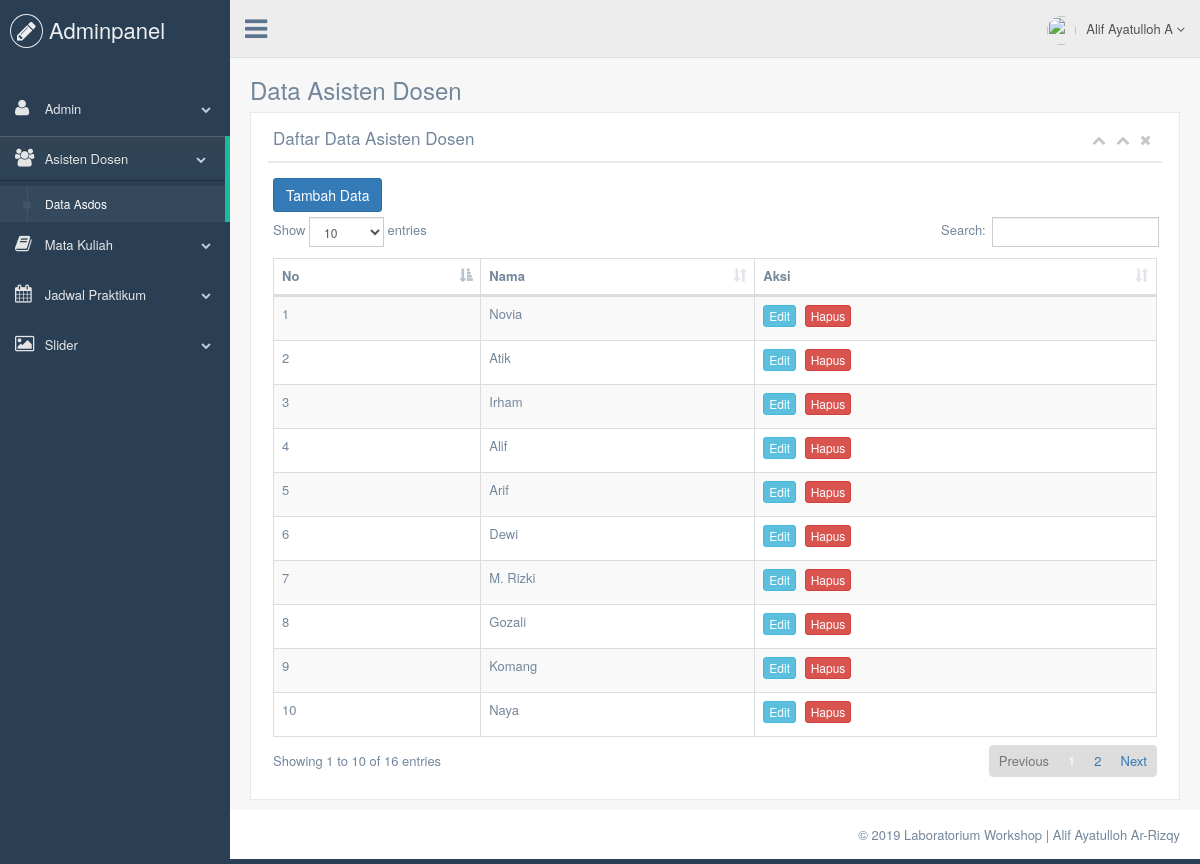
Page /adminpanel/viewAsdos.php (signed in) on the committed database.
### tables this page shows
CREATE TABLE `tb_asdos` (
  `id_asdos` int(11) NOT NULL AUTO_INCREMENT,
  `nama_asdos` varchar(50) DEFAULT NULL,
  `gambar` text DEFAULT NULL,
  PRIMARY KEY (`id_asdos`)
);

### adminpanel/viewAsdos.php (the view, shortened to what this page needs)
<!DOCTYPE html>
<html lang="en">
<head>
  <link href="vendors/bootstrap/dist/css/bootstrap.min.css" rel="stylesheet">
  <link href="vendors/font-awesome/css/font-awesome.min.css" rel="stylesheet">
  <link href="vendors/datatables.net-bs/css/dataTables.bootstrap.min.css" rel="stylesheet">
  <link href="vendors/datatables.net-buttons-bs/css/buttons.bootstrap.min.css" rel="stylesheet">
  <link href="vendors/datatables.net-fixedheader-bs/css/fixedHeader.bootstrap.min.css" rel="stylesheet">
  <link href="vendors/datatables.net-responsive-bs/css/responsive.bootstrap.min.css" rel="stylesheet">
  <link href="vendors/datatables.net-scroller-bs/css/scroller.bootstrap.min.css" rel="stylesheet">
  <link href="build/css/custom.min.css" rel="stylesheet">
</head>
<body class="nav-md">
  <div class="container body">
    <div class="main_container">
      <?php include 'sidebar.php'; ?>
      <div class="top_nav">
        <?php include 'header.php'; ?>
      </div>
      <div class="right_col" role="main">
        <div class="">
          <div class="page-title">
            <div class="title_left">
              <h3>Data Asisten Dosen</small></h3>
            </div>
          </div>
          <div class="clearfix"></div>
          <div class="row">
            <div class="col-md-12 col-sm-12 col-xs-12">
              <div class="x_panel">
                <div class="x_title">
                  <h2>Daftar Data Asisten Dosen</h2>
                  <ul class="nav navbar-right panel_toolbox">
                    <li><a class="collapse-link"><i class="fa fa-chevron-up"></i></a>
                    </li>
                    <li class="dropdown">
                      <a href="#" class="dropdown-toggle" data-toggle="dropdown" role="button" aria-expanded="false"><i class="fa fa-chevron-up"></i></a>
                    </li>
                    <li><a class="close-link"><i class="fa fa-close"></i></a>
                    </li>
                  </ul>
                  <div class="clearfix"></div>
                </div>
                <div class="x_content">
                  <table id="datatable-responsive" class="table table-striped table-bordered dt-responsive nowrap" cellspacing="0" width="100%">
                    <a href="addAsdos.php"><button type="button" class=" col-md btn btn-primary">Tambah Data</button></a>
                    <thead>
                      <tr>
                        <th>No</th>
                        <th>Nama</th>
                        <th>Aksi</th>
                      </tr>
                    </thead>
                    <tbody>
                      <?php
                      include 'koneksi.php';
                      $no = 1;
                      $data = mysqli_query($koneksi, "select*from tb_asdos");
                      while ($d = mysqli_fetch_array($data)) {
                        ?>
                        <tr>
                          <td><?php echo $no++; ?></td>
                          <td><?php echo $d['nama_asdos']; ?></td>
                          <td>
                            <a href="editAsdos.php?id_asdos=<?php echo $d['id_asdos']; ?>">
                              <input type="submit" class="btn btn-info btn-xs" value="Edit">
                            </a>
                            <a href="hapusAsdos.php?id_asdos=<?php echo $d['id_asdos']; ?>">
                              <input type="submit" class="btn btn-danger btn-xs" value="Hapus" onclick="alertHapus()">
                            </a>
                          </td>
                        </tr>
                      <?php
                      }
                      ?>
                    </tbody>
                  </table>
                </div>
              </div>
            </div>
          </div>
        </div>
      </div>
      <footer>
        <?php include 'footer.php'; ?>
        <div class="clearfix"></div>
      </footer>
    </div>
  </div>
</body>
</html>

### rows in the picture
tb_asdos: nama_asdos "Novia"
tb_asdos: nama_asdos "Atik"
tb_asdos: nama_asdos "Irham"
tb_asdos: nama_asdos "Alif"
tb_asdos: nama_asdos "Arif"
tb_asdos: nama_asdos "Dewi"
tb_asdos: nama_asdos "M. Rizki"
tb_asdos: nama_asdos "Gozali"
tb_asdos: nama_asdos "Komang"
tb_asdos: nama_asdos "Naya"

### other values in the picture
$_SESSION['nama'] "Alif Ayatulloh A"
